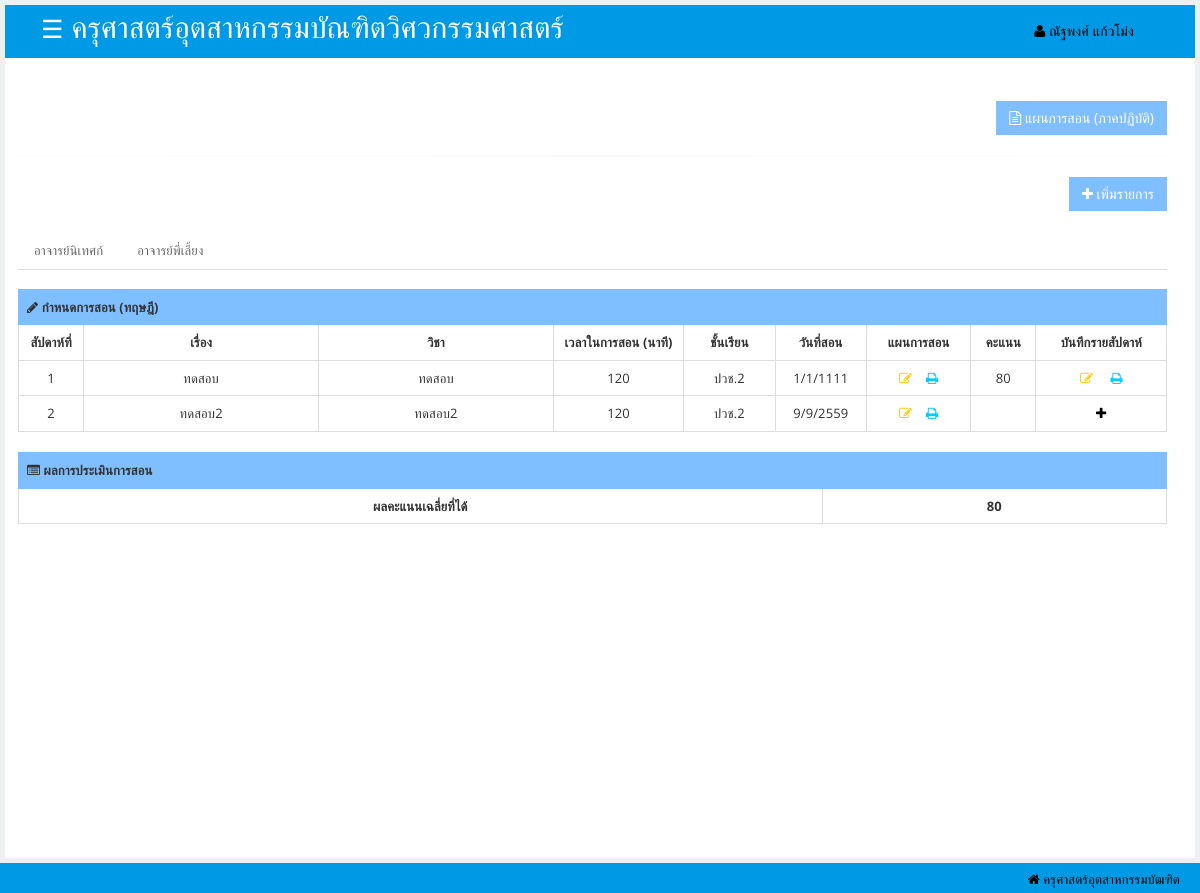
Page /rmutlexpro/stdteach.php (signed in) on the committed database.
### tables this page shows
CREATE TABLE `student` (
  `student_id` bigint(14) NOT NULL,
  `title_id` int(11) NOT NULL,
  `student_name` varchar(50) NOT NULL,
  `student_lname` varchar(50) NOT NULL,
  `faculty_id` int(11) NOT NULL,
  `course_id` int(11) NOT NULL,
  `branch_id` int(11) NOT NULL,
  `year_id` int(11) NOT NULL,
  `term_id` int(11) NOT NULL,
  `class_id` int(11) NOT NULL,
  `student_Advisors` varchar(100) NOT NULL,
  `student_password` varchar(50) NOT NULL,
  `indentity_id` int(11) NOT NULL,
  `date_regis` varchar(20) NOT NULL,
  `active` varchar(1) NOT NULL,
  `profile_id` bigint(15) NOT NULL,
  `saddressnow_id` bigint(14) NOT NULL,
  `saddresshome_id` bigint(14) NOT NULL,
  `edu_id` int(11) NOT NULL,
  `edupart_id` int(11) NOT NULL,
  `trainer_id` int(11) NOT NULL,
  `teacher_id` int(11) NOT NULL
);

CREATE TABLE `lession` (
  `lession_id` bigint(15) NOT NULL,
  `subject_id` varchar(10) NOT NULL,
  `subject_name` varchar(100) NOT NULL,
  `lession_name` varchar(50) NOT NULL,
  `lession_class` varchar(20) NOT NULL,
  `lession_time` varchar(10) NOT NULL,
  `lession_week` varchar(10) NOT NULL,
  `lession_date` varchar(20) NOT NULL,
  `lession_file` varchar(200) NOT NULL,
  `year_id` int(11) NOT NULL,
  `term_id` int(11) NOT NULL,
  `lession_score` varchar(100) NOT NULL,
  `student_id` bigint(15) NOT NULL
);

### rmutlexpro/stdteach.php (the view, shortened to what this page needs)
<!DOCTYPE html>
<html lang="en"><head>
    <link id="bootstrap-style" href="css/bootstrap.css" rel="stylesheet">
    <link href="css/halflings.css" rel="stylesheet">
    <link rel="stylesheet" href="css/layout.css" type="text/css">
    <link href="css/bootstrap-responsive.min.css" rel="stylesheet">
    <link id="base-style" href="css/style.css" rel="stylesheet">
    <link id="base-style-responsive" href="css/style-responsive.css" rel="stylesheet">
    <link href="css/font-awesome.min.css" rel="stylesheet">
    <link href="css/font-awesome.css" rel="stylesheet">
    <link rel="stylesheet" href="css/modal.css" type="text/css">
</head>
<body>
<?php
if ($_SESSION['ses_id']=='') {
    echo "<meta http-equiv='refresh' content='1;URL=loginstd.php'>";
}elseif ($_SESSION['indentity_id']!=3) {
    echo "<meta http-equiv='refresh' content='1;URL=logoutstd.php'>";
}elseif($_SESSION['active']!=1){
    echo "<meta http-equiv='refresh' content='1;URL=waitregis.php'>";
}else{
$strSQL = "SELECT * FROM student WHERE student_id = '".$_SESSION['student_id']."' ";
$objQuery = mysql_query($strSQL) or die(mysql_error());
$nti=mysql_fetch_array($objQuery);
$slterm=$nti['term_id'];
?>
<div id="main">
<nav class="navbar navbar-default">
        <div class="navbar-inner">
            <div class="container-fluid">
                <div class="navbar-header">
                    <a class="brand"><span style="font-size:30px"><span style="font-size:25px;cursor:pointer" onclick="openNav()">&#9776;</span>&nbsp;ครุศาสตร์อุตสาหกรรมบัณฑิตวิศวกรรมศาสตร์</span></a>
                </div>
                <div class="nav-no-collapse header-nav">
                    <ul class="nav navbar-nav pull-right">
                        <li class="dropdown">
                            <a class="btn dropdown-toggle" href="#">
                                <i class="fa fa-user"></i>
                                                             <?php
                                                            $strSQL = "SELECT * FROM student WHERE student_id = '".$_SESSION['student_id']."' ";
                                                            $objQuery = mysql_query($strSQL) or die(mysql_error());
                                                            ?>
                                                            <?php
                                                                    while ($nti=mysql_fetch_array($objQuery)){
                                                            ?>
                                                            <label style="font-weight: normal" class="control-label" value='<?php echo $nti['student_name'];?>'><?php echo $nti['student_name'];?>
                                                            <?php }?>
                                                            </label>
                                                            <?php
                                                            $strSQL = "SELECT * FROM student WHERE student_id = '".$_SESSION['student_id']."' ";
                                                            $objQuery = mysql_query($strSQL) or die(mysql_error());
                                                            ?>
                                                            <?php
                                                                    while ($nti=mysql_fetch_array($objQuery)){
                                                            ?>
                                                            <label style="font-weight: normal" class="control-label" value='<?php echo $nti['student_lname'];?>'><?php echo $nti['student_lname'];?>
                                                            <?php }?>
                                                            </label>
                            </a>
                        </li>
                    </ul>
                </div>
            </div>
        </div>
    </nav>
            <div id="content" class="span10">
<?php
    $strSQL10 = "SELECT * FROM student WHERE term_id='10' AND year_id='100' AND student_id = '".$_SESSION['student_id']."'";
    $objQuery10 = mysql_query($strSQL10);
    $num10 = mysql_num_rows($objQuery10);
    if ($num10==0) {?>
               <div class="row">
                    <div class="col-lg-12 panel-body">
                                                <div align="right">
                                   <button type="button" class="btn btn-primary btn-lg" id="adduser" style="background-color:#80bfff;border-color: #80bfff;; color:#fff" onclick='location.replace("stdteachlab.php")'><i class="icon-file-alt"></i> แผนการสอน (ภาคปฏิบัติ)</button>
                        <hr>
                        </div>
                        <div align="right">
                                <button type="button" class="btn btn-primary btn-lg" id="stdaddsubject" style="background-color:#80bfff;border-color: #80bfff;; color:#fff"><i class="icon-plus"></i> เพิ่มรายการ</button>
                        </div>
                        <br>
<ul class="nav nav-tabs" role="tablist">
  <li class="nav-item">
    <a class="nav-link active" data-toggle="tab" href="#home" role="tab">อาจารย์นิเทศก์</a>
  </li>
  <li class="nav-item">
    <a class="nav-link" data-toggle="tab" href="#profile" role="tab">อาจารย์พี่เลี้ยง</a>
  </li>
</ul>
<div class="tab-content">
  <div class="tab-pane active" id="home" role="tabpanel">
 <div class="tab-pane active" id="home" role="tabpanel">
<br>
<div class="table-responsive panel-collapse pull out">
                            <table class="table table-bordered">
                                <tbody>
                                    <tr>
                                        <td style="text-align:left" class="success" colspan="10"><i class="icon-pencil"></i><strong> กำหนดการสอน (ทฤษฎี)</strong></td>
                                    </tr>
                                    <tr style="font-weight:bold">
                                        <td style="width:5%;text-align:center"">สัปดาห์ที่</td>
                                        <td style="width:18%;text-align:center"">เรื่อง</td>
                                        <td style="width:18%;text-align:center"">วิชา</td>
                                        <td style="width:10%;text-align:center">เวลาในการสอน (นาที)</td>
                                        <td style="width:7%;text-align:center"">ชั้นเรียน</td>
                                        <td style="width:7%;text-align:center"">วันที่สอน</td>
                                        <td style="width:8%;text-align:center"">แผนการสอน</td>
                                        <td style="width:5%;text-align:center"">คะแนน</td>
                                        <td style="width:10%;text-align:center"">บันทึกรายสัปดาห์</td>
                                    </tr>
                                    <?php $sum='0';
                        $strSQL = "SELECT * FROM lession WHERE year_id='$slterm' AND student_id ='".$_SESSION['student_id']."' ";
                        $objQuery = mysql_query($strSQL);
                        while ($nti=mysql_fetch_array($objQuery)){
                            $save=$nti['lession_id'];
                      ?>
                                    <tr>
                                        <td style="text-align:center"><?php echo $nti['lession_week'];?></td >
                                        <td style="text-align:center"><?php echo $nti['subject_name'];?></td >
                                        <td style="text-align:center"><?php echo $nti['lession_name'];?></td>
                                        <td style="text-align:center"><?php echo $nti['lession_time'];?></td>
                                        <td style="text-align:center"><?php echo $nti['lession_class'];?></td>
                                        <td style="text-align:center"><?php echo $nti['lession_date'];?></td>
                                        <td style="text-align:center"><a href='lessionupdate.php?lession_id=<?php echo $nti['lession_id'];?>' data-toggle="tooltip" data-placement="top" data-original-title="แก้ไข"><i class="icon-edit" style="color:#ffcc00"></i></a>&nbsp;&nbsp;&nbsp;&nbsp;<a href="fileupload/<?php echo $nti['lession_file'];?>" data-toggle="tooltip" data-placement="top" data-original-title="พิมพ์"><i style="color:#00ccff" class="icon-print"></a></i></td>
                                        <td style="text-align:center"><?php echo $nti['lession_score'];?></td>
                                        <td style="text-align:center">
<?php
$strSQLa = "SELECT * FROM lessionment WHERE  lessionment_id ='$save' ";
$save1 = mysql_query($strSQLa);
$save2=mysql_fetch_array($save1);
if (!$save2) {?>
   <a href='lessionadd.php?lession_id=<?php echo $nti['lession_id'];?>' data-toggle="tooltip" data-placement="top" data-original-title="เพิ่มไฟล์"><i class="icon-plus" style="color:#000"></i></a>
<?php }
else{ ?>
<a href='lessionmentedit.php?lession_id=<?php echo $nti['lession_id'];?>' data-toggle="tooltip" data-placement="top" data-original-title="แก้ไข"><i class="icon-edit" style="color:#ffcc00"></i></a>&nbsp;&nbsp;&nbsp;&nbsp;&nbsp;<a href='lessionpdf.php?lession_id=<?php echo $nti['lession_id'];?>' data-toggle="tooltip" data-placement="top" data-original-title="พิมพ์"><i class="icon-print" style="color:#00ccff"></i></a>
<?php }
?>
                                       </td>
                                    </tr>
                                    <?php }?>
                                </tbody>
                            </table>
                        </div>
                        <div class="table-responsive panel-collapse pull out">
                            <table class="table table-bordered">
                                <tbody>
                                    <tr>
                                        <td style="text-align:left" class="success" colspan="2"><i class="icon-list-alt"></i><strong> ผลการประเมินการสอน</strong></td>
                                    </tr>
<?php
$a='0';
  $ans='0';
  $strSQL = "SELECT * FROM lessioneva WHERE term_id='$slterm' AND lessioneva_student ='".$_SESSION['student_id']."' ";
    $objQuery = mysql_query($strSQL);
$row=mysql_num_rows($objQuery);
  while ($ntia=mysql_fetch_array($objQuery)) {
$score=$ntia['lessioneva_score'];
$a=$a+$score;
  $ans=@($a/$row);
 }
    ?>
                                    <tr style="font-weight:bold">
                                        <td style="text-align:center;width:70%;font-weight:bold">ผลคะแนนเฉลี่ยที่ได้</td>
                                        <td style="text-align:center;width:30%"><?php echo $ans; ?></td>
                                    </tr>
                                </tbody>
                            </table>
                        </div>
  </div>
  </div>
</div>
                    </div>
                </div>
            </div>
        </div>
  <?php  } ?>
   <footer>
            <p>
                <span class="icon-home" style="text-align:left;float: right"> ครุศาสตร์อุตสาหกรรมบัฒฑิต</a></span>
            </p>
        </footer>
</body>
</html>
<?php
}
?>

### rmutlexpro/css/halflings.css (style rules this page uses)
html, html .halflings { -webkit-font-smoothing: antialiased !important; }

### rmutlexpro/css/layout.css (style rules this page uses)
html { position: relative; z-index: 1; min-height: 100%; letter-spacing: 0.1px; }
html body { font-family: 'Open Sans', sans-serif; font-size: 13px; min-height: 100%; background-color: #ecf0f1; overflow-x: hidden; }
#main { position: relative; -webkit-transition: -webkit-transform 0.2s ease; -o-transition: -o-transform 0.2s ease; transition: transform 0.2s ease; }
#main:before, #main:after { content: " "; display: table; }
#main:after { clear: both; }
#main { padding-top: 100px; }
@media (min-width: 768px) { #main { padding-top: 60px; } }

### rmutlexpro/css/style-responsive.css (style rules this page uses)
@media (min-width: 1200px) { #content { width: 100%; padding: 28px; margin: 0px 0px; } }
@media (min-width: 1200px) { footer { margin: 0px 0px 0px 0px; padding: 10px 20px; } }

### rmutlexpro/css/modal.css (style rules this page uses)
* { margin:0; padding:0; }

### rmutlexpro/stdteach.php (style rules this page uses)
body { font-family: "Lato", sans-serif; }
#main { transition: margin-left .5s; padding: 5px; }

### rows in the picture
student: student_name "ณัฐพงศ์", student_lname "แก้วโม่ง"
lession: lession_week "1", subject_name "ทดสอบ", lession_name "ทดสอบ", lession_time "120", lession_class "ปวช.2", lession_date "1/1/1111", lession_score "80"
lession: lession_week "2", subject_name "ทดสอบ2", lession_name "ทดสอบ2", lession_time "120", lession_class "ปวช.2", lession_date "9/9/2559"

### other values in the picture
$ans "80"
